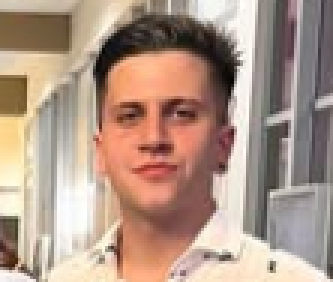
#> input picture assets/caras/santi.png, 111 x 94 px, found by its file name (shown 3 times larger)
$ python santi.py
#> lines starting #> are read from the running program, lines starting #| are printed output that depends on the picture
"""La cara de Santi para la estatua griega del patio. Se procesa acá, sin servicios externos.

De la foto (assets/caras/santi.png) sale solo la cara, de la frente al mentón, pasada a mármol:
en blanco y negro, suavizada (como piedra pulida, sin el grano de la foto), con el contraste
bajado (en el mármol las cejas y los ojos no son oscuros: se notan por la sombra) y teñida de
marfil, con vetas finitas. Los bordes se funden con la cabeza de la estatua (alfa suave).

    python3 herramientas/santi.py
"""
import numpy as np
from PIL import Image, ImageFilter

im = Image.open('assets/caras/santi.png').convert('RGB').crop((31, 19, 81, 75))
W, H = 256, 286
im = im.resize((W, H), Image.LANCZOS)
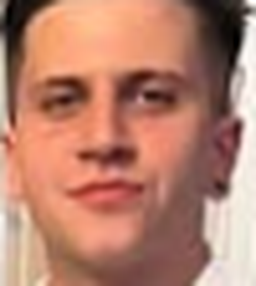
#> im: PIL image 256x286 RGB; mean R, G, B 182.3, 128.2, 109.2
im = im.filter(ImageFilter.MedianFilter(3)).filter(ImageFilter.GaussianBlur(0.9))
L = np.asarray(im.convert('L'), np.float32) / 255
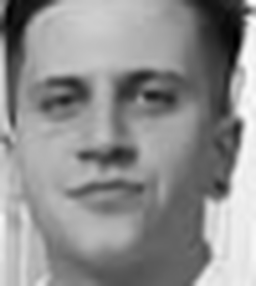
#> L: shape (286, 256) float32; min 0, max 1, mean 0.558
lo, hi = np.percentile(L, 3), np.percentile(L, 99)
#> lo = 0.129; hi = 0.953
L = np.clip((L - lo) / (hi - lo), 0, 1)
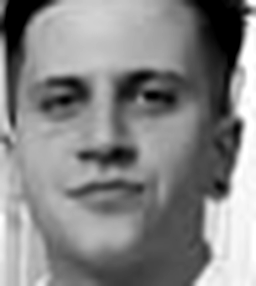
#> L: shape (286, 256) float32; min 0, max 1, mean 0.522
# Contraste de piedra: las sombras se quedan, lo oscuro (cejas, ojos, pelo) se aclara.
L = 0.46 + 0.54 * L ** 0.8
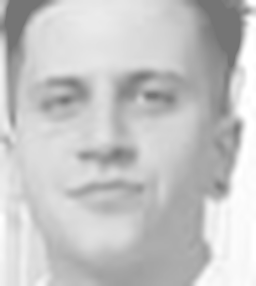
#> L: shape (286, 256) float32; min 0.46, max 1, mean 0.773
oscuro = np.array([150, 143, 131], np.float32)
claro = np.array([252, 248, 238], np.float32)
a = oscuro + (claro - oscuro) * L[..., None]
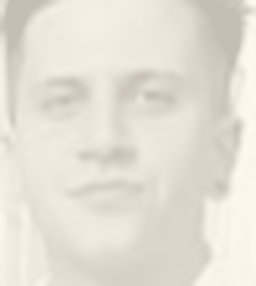
#> a: shape (286, 256, 3) float32; mean of channels 0, 1, 2 228.9, 224.2, 213.7; drawn as R, G, B
# Vetas del mármol: líneas finas y suaves en diagonal.
rng = np.random.default_rng(4)
yy, xx = np.mgrid[0:H, 0:W].astype(np.float32)
ruido = np.asarray(Image.fromarray((rng.random((H // 16, W // 16)) * 255).astype(np.uint8)).resize((W, H), Image.BICUBIC), np.float32) / 255
veta = np.exp(-np.abs(ruido - 0.5) * 40)  # líneas suaves donde el ruido cruza el medio
a -= veta[..., None] * np.array([4, 4, 3])
a += rng.normal(0, 1.6, (H, W, 1))
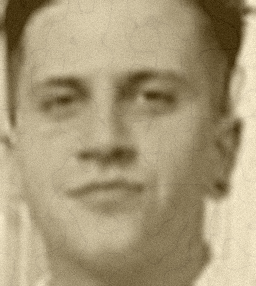
#> a: shape (286, 256, 3) float32; mean of channels 0, 1, 2 228.6, 223.9, 213.5; drawn with min black and max white
# Alfa: un óvalo con el borde suave (la frente arriba se funde con los rulos de la estatua).
u = (xx / W - 0.49) / 0.45
v = (yy / H - 0.47) / 0.45
d = np.sqrt(u * u + v * v)
alfa = np.clip((1 - d) / 0.16, 0, 1)
alfa *= np.clip((yy / H - 0.06) / 0.12, 0, 1)
out = np.dstack([a.clip(0, 255), alfa * 255]).astype(np.uint8)
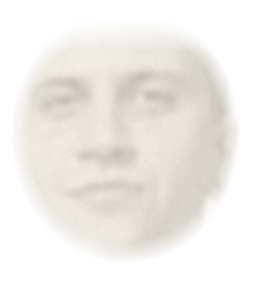
#> out: shape (286, 256, 4); mean of channels 0, 1, 2, 3 228.1, 223.4, 213, 131.9; transparent parts drawn white
Image.fromarray(out, 'RGBA').filter(ImageFilter.UnsharpMask(radius=2, percent=60, threshold=1)).save('assets/especiales/santi_marmol.png')
print('listo: assets/especiales/santi_marmol.png')

$ run again, with assets/caras/lagatta.png copied over assets/caras/santi.png
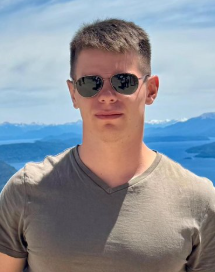
#> input picture assets/caras/lagatta.png, 215 x 272 px, found by its file name
#> `L = np.asarray(im.convert('L'), np.float32) / 255`:
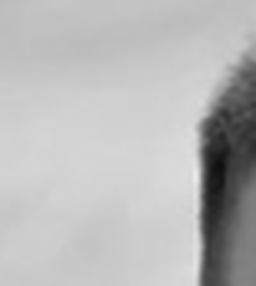
#> L: shape (286, 256) float32; min 0.051, max 0.914, mean 0.721
#> lo = 0.224; hi = 0.851
#> `out = np.dstack([a.clip(0, 255), alfa * 255]).astype(np.uint8)`:
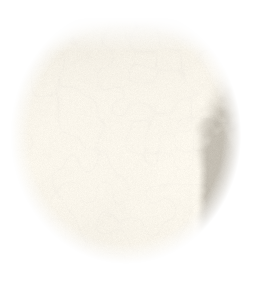
#> out: shape (286, 256, 4); mean of channels 0, 1, 2, 3 241.2, 236.9, 226.8, 131.9; transparent parts drawn white

$ run again, with assets/caras/manu.png copied over assets/caras/santi.png
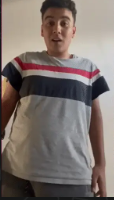
#> input picture assets/caras/manu.png, 114 x 200 px, found by its file name
#> `L = np.asarray(im.convert('L'), np.float32) / 255`:
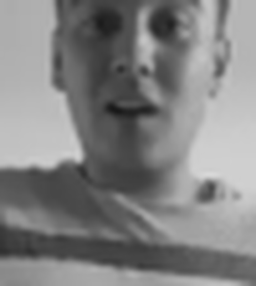
#> L: shape (286, 256) float32; min 0.0941, max 0.851, mean 0.511
#> lo = 0.231; hi = 0.812
#> `out = np.dstack([a.clip(0, 255), alfa * 255]).astype(np.uint8)`:
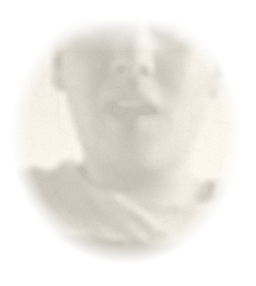
#> out: shape (286, 256, 4); mean of channels 0, 1, 2, 3 225.6, 220.8, 210.4, 131.9; transparent parts drawn white

$ run again, with assets/caras/schwepa.png copied over assets/caras/santi.png
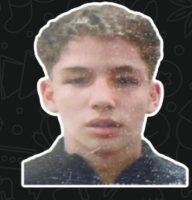
#> input picture assets/caras/schwepa.png, 192 x 200 px, found by its file name
#> lo = 0.0902; hi = 0.992
#> `out = np.dstack([a.clip(0, 255), alfa * 255]).astype(np.uint8)`:
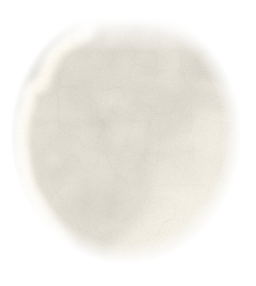
#> out: shape (286, 256, 4); mean of channels 0, 1, 2, 3 225.3, 220.5, 210.1, 131.9; transparent parts drawn white
